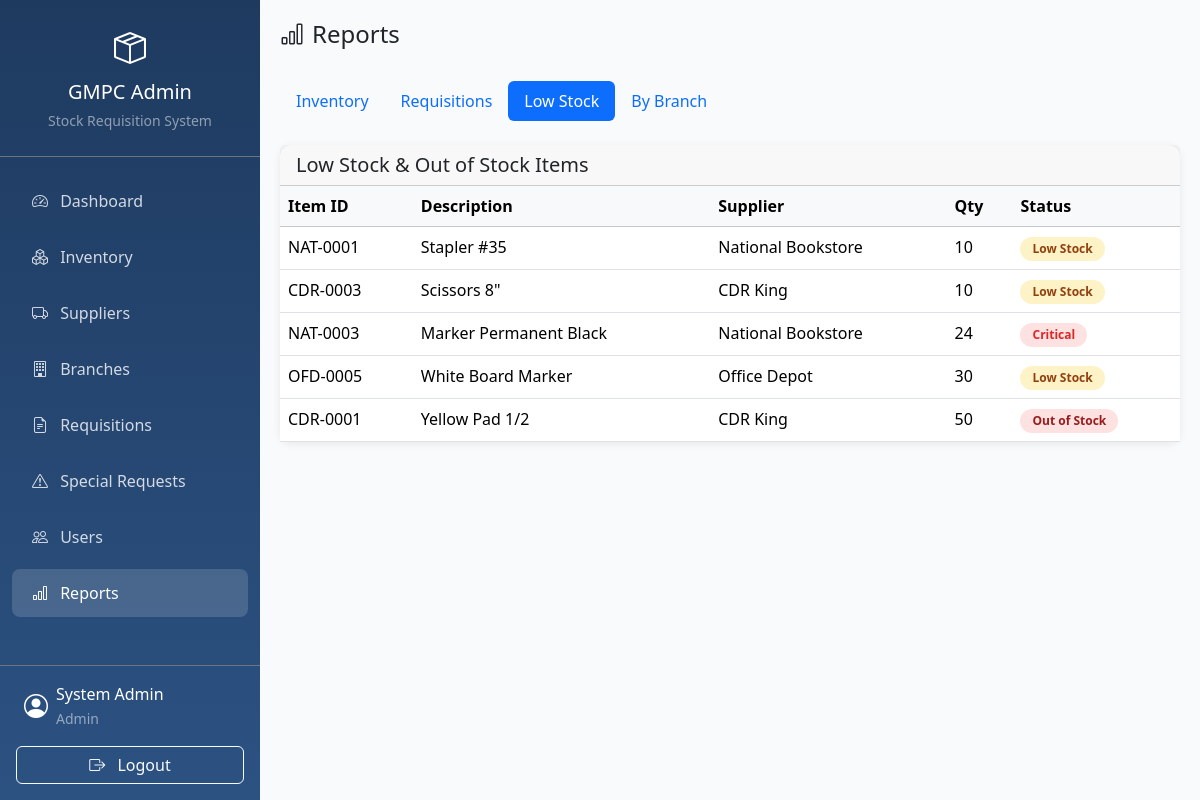
The page /admin/reports.php?type=lowstock (signed in) on the database its author committed.
### tables this page shows
CREATE TABLE inventory (
    id INT AUTO_INCREMENT PRIMARY KEY,
    item_id VARCHAR(50) UNIQUE NOT NULL,
    supplier_id INT NOT NULL,
    date DATE NOT NULL,
    description VARCHAR(500) NOT NULL,
    unit VARCHAR(50) NOT NULL,
    qty INT NOT NULL DEFAULT 0,
    unit_price DECIMAL(10,2) NOT NULL DEFAULT 0,
    amount DECIMAL(10,2) NOT NULL DEFAULT 0,
    total_running_stocks INT NOT NULL DEFAULT 0,
    status ENUM('In Stock', 'Low Stock', 'Out of Stock', 'Critical') DEFAULT 'In Stock',
    classification ENUM('Multibrand', 'Yamaha 3S Only', 'General Supplies', 'Office Supplies') DEFAULT 'General Supplies',
    created_at TIMESTAMP DEFAULT CURRENT_TIMESTAMP,
    updated_at TIMESTAMP DEFAULT CURRENT_TIMESTAMP ON UPDATE CURRENT_TIMESTAMP,
    FOREIGN KEY (supplier_id) REFERENCES suppliers(id) ON DELETE CASCADE
);

CREATE TABLE suppliers (
    id INT AUTO_INCREMENT PRIMARY KEY,
    name VARCHAR(255) NOT NULL,
    contact_person VARCHAR(255) DEFAULT NULL,
    phone VARCHAR(50) DEFAULT NULL,
    email VARCHAR(255) DEFAULT NULL,
    address TEXT DEFAULT NULL,
    classification ENUM('Multibrand', 'Yamaha 3S Only', 'General Supplies', 'Office Supplies') DEFAULT 'General Supplies',
    is_active TINYINT(1) DEFAULT 1,
    created_at TIMESTAMP DEFAULT CURRENT_TIMESTAMP,
    updated_at TIMESTAMP DEFAULT CURRENT_TIMESTAMP ON UPDATE CURRENT_TIMESTAMP
);

### admin/reports.php (the view, shortened to what this page needs)
<?php
require_once '../config/db.php';
$reportType = $_GET['type'] ?? 'inventory';
$lowStock = $conn->query("
    SELECT i.*, s.name as supplier_name
    FROM inventory i
    LEFT JOIN suppliers s ON i.supplier_id = s.id
    WHERE i.status IN ('Low Stock', 'Out of Stock', 'Critical')
    ORDER BY i.qty ASC
    LIMIT 20
");
include '../includes/header.php';
include 'sidebar.php';
?>
<div class="main-content">
    <div class="d-flex justify-content-between align-items-center mb-4">
        <h4><i class="bi bi-bar-chart me-2"></i>Reports</h4>
    </div>
    <ul class="nav nav-pills mb-4" id="reportTabs" role="tablist">
        <li class="nav-item">
            <a class="nav-link <?= $reportType == 'inventory' ? 'active' : '' ?>" href="?type=inventory">Inventory</a>
        </li>
        <li class="nav-item">
            <a class="nav-link <?= $reportType == 'requisitions' ? 'active' : '' ?>" href="?type=requisitions">Requisitions</a>
        </li>
        <li class="nav-item">
            <a class="nav-link <?= $reportType == 'lowstock' ? 'active' : '' ?>" href="?type=lowstock">Low Stock</a>
        </li>
        <li class="nav-item">
            <a class="nav-link <?= $reportType == 'branches' ? 'active' : '' ?>" href="?type=branches">By Branch</a>
        </li>
    </ul>
    <?php if ($reportType == 'lowstock'): ?>
    <div class="card">
        <div class="card-header">
            <h5 class="mb-0">Low Stock & Out of Stock Items</h5>
        </div>
        <div class="card-body p-0">
            <div class="table-responsive">
                <table class="table table-hover mb-0">
                    <thead class="table-light">
                        <tr>
                            <th>Item ID</th>
                            <th>Description</th>
                            <th>Supplier</th>
                            <th>Qty</th>
                            <th>Status</th>
                        </tr>
                    </thead>
                    <tbody>
                        <?php while ($row = $lowStock->fetch_assoc()): ?>
                        <tr>
                            <td><?= $row['item_id'] ?></td>
                            <td><?= $row['description'] ?></td>
                            <td><?= $row['supplier_name'] ?? 'N/A' ?></td>
                            <td><?= $row['qty'] ?></td>
                            <td>
                                <span class="badge status-badge status-<?= strtolower(str_replace(' ', '-', $row['status'])) ?>">
                                    <?= $row['status'] ?>
                                </span>
                            </td>
                        </tr>
                        <?php endwhile; ?>
                    </tbody>
                </table>
            </div>
        </div>
    </div>
    <?php endif; ?>
</div>
<?php include '../includes/footer.php'; ?>

### includes/header.php (style rules this page uses)
:root { --sidebar-width: 260px; }
body { background-color: #f8fafc; }
.main-content { margin-left: var(--sidebar-width); padding: 20px; min-height: 100vh; }
.card { border: none; border-radius: 12px; box-shadow: 0 2px 8px rgba(0,0,0,0.08); }
.status-badge { padding: 6px 12px; border-radius: 20px; font-size: 0.75rem; font-weight: 600; }
.status-low-stock { background: #fef3c7; color: #92400e; }
.status-out-of-stock { background: #fee2e2; color: #991b1b; }
.status-critical { background: #fee2e2; color: #dc2626; }

### rows shown on the page
inventory: item "NAT-0001", description "Stapler #35", supplier.name "National Bookstore", qty "10", status "Low Stock"
inventory: item "CDR-0003", description "Scissors 8\"", supplier.name "CDR King", qty "10", status "Low Stock"
inventory: item "NAT-0003", description "Marker Permanent Black", supplier.name "National Bookstore", qty "24", status "Critical"
inventory: item "OFD-0005", description "White Board Marker", supplier.name "Office Depot", qty "30", status "Low Stock"
inventory: item "CDR-0001", description "Yellow Pad 1/2", supplier.name "CDR King", qty "50", status "Out of Stock"

### other values the page prints
$_SESSION['name'] "System Admin"
$_SESSION['role'] "Admin"
